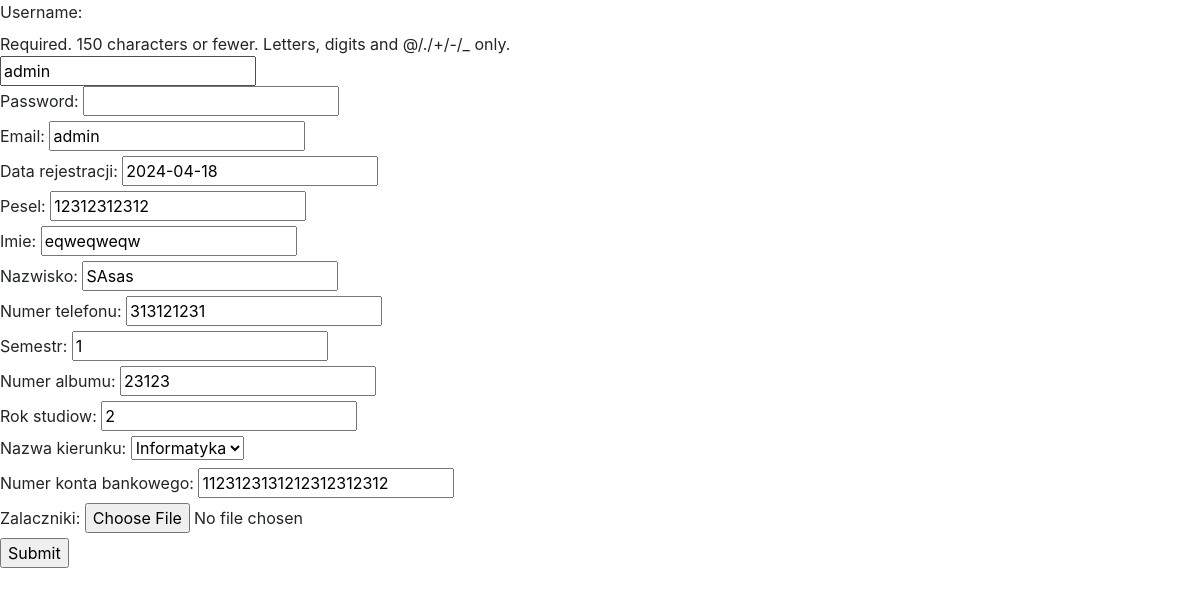
Page /edytuj_studenta/1/ on the committed database.
### api/models.py (models this page shows, shortened)
class Student(AbstractUser):
    id_student = models.IntegerField(primary_key=True, blank=True)
    email = models.CharField(null=True, unique = True, max_length = 60)
    data_rejestracji = models.DateField(null=True)
    ikonka = models.ImageField(null=True, max_length = 50, blank=True, upload_to='dokumenty/ikonki')
    pesel = models.CharField(null=True, unique = True, max_length=11, validators=[validate_digits_only])
    imie = models.CharField(null=True, max_length=20)
    nazwisko = models.CharField(null=True, max_length=35)
    zalaczniki = models.FileField(null=True, upload_to='dokumenty/zalaczniki', blank = True)
    numer_telefonu = models.CharField(null=True, unique = True, max_length=9, validators=[validate_digits_only])
    nazwa_kierunku = models.ForeignKey(Kierunek, on_delete=models.CASCADE)
    semestr = models.CharField(null=True, max_length=1, validators=[validate_digits_only])
    numer_albumu = models.CharField(null=True, max_length=5, validators=[validate_digits_only])
    rok_studiow = models.CharField(null=True, max_length=1, validators=[validate_digits_only])
    numer_konta_bankowego = models.CharField(null=True, max_length=26, validators=[validate_digits_only])
    REQUIRED_FIELDS = ['email']

class Kierunek(models.Model):
    id_kierunku = models.IntegerField(primary_key=True)
    nazwa_kierunku = models.TextField(null=True)
    def __str__(self):
        return self.nazwa_kierunku

### api/views.py (the view)
# urls.py: path('edytuj_studenta/<str:pk>/', EdytujStudenta, name='edytuj_studenta'),
def EdytujStudenta(request,pk):
    student = Student.objects.get(id_student=pk)
    form = StudentRegistrationForm(instance=student)
    if request.method == 'POST':
        form = StudentRegistrationForm(request.POST, instance=student)
        if form.is_valid():
            form.save()
            return redirect('/admin_tables')
    context = {'form': form}
    return render(request, 'website/edytuj_studenta.html',context)

### api/forms.py (shortened to what this page needs)
class StudentRegistrationForm(forms.ModelForm):
    email = forms.EmailField()
    data_rejestracji = forms.DateField(initial=datetime.now())
    class Meta:
        model = Student
        fields = ['username', 'password', 'email', 'data_rejestracji', 'pesel', 'imie', 'nazwisko', 'numer_telefonu', 'semestr', 'numer_albumu', 'rok_studiow', 'nazwa_kierunku', 'numer_konta_bankowego', 'zalaczniki']
        widgets = {
            'password': forms.PasswordInput()
        }
    def __init__(self, *args, **kwargs):
        super(StudentRegistrationForm, self).__init__(*args, **kwargs)

### api/templates/website/edytuj_studenta.html (shortened to what this page needs)
{% extends "navbar.html" %}
    {% block content %}
    <form action="" method="POST">
        {{form}}
        <input type="submit" name="Submit">
    </form>
    {% endblock %}

### rows in the picture
Student: username "admin", email "admin", data_rejestracji "2024-04-18", pesel "12312312312", imie "eqweqweqw", nazwisko "SAsas", numer_telefonu "313121231", semestr "1", numer_albumu "23123", rok_studiow "2", numer_konta_bankowego "1123123131212312312312"
Kierunek: nazwa_kierunku "Informatyka"
